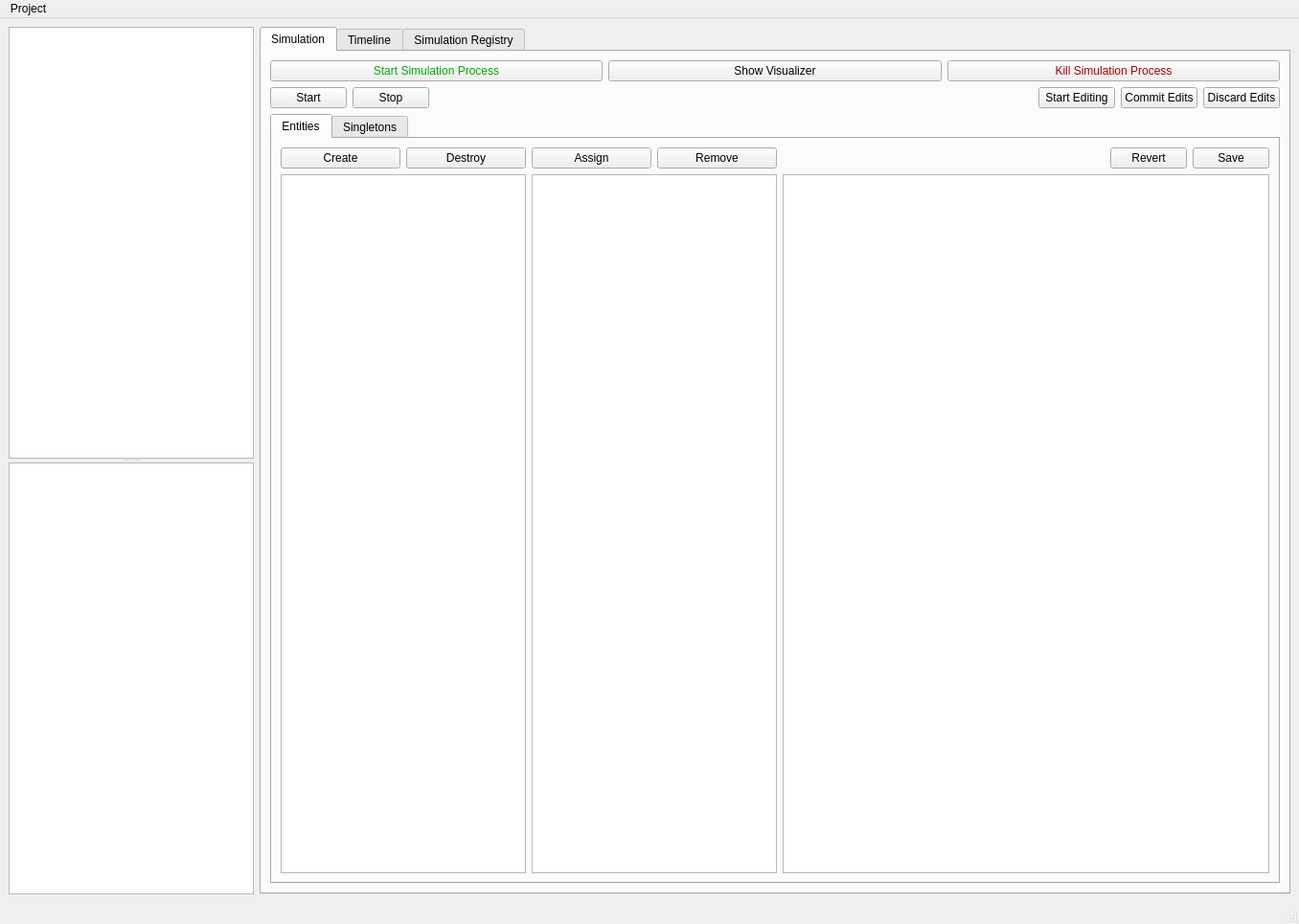
<?xml version="1.0" encoding="UTF-8"?>
<ui version="4.0">
 <class>MainWindow</class>
 <widget class="QMainWindow" name="MainWindow">
  <property name="geometry">
   <rect>
    <x>0</x>
    <y>0</y>
    <width>1356</width>
    <height>965</height>
   </rect>
  </property>
  <property name="windowTitle">
   <string>MainWindow</string>
  </property>
  <widget class="QWidget" name="centralwidget">
   <layout class="QHBoxLayout" name="horizontalLayout">
    <item>
     <widget class="QSplitter" name="splitter">
      <property name="orientation">
       <enum>Qt::Vertical</enum>
      </property>
      <widget class="QTreeWidget" name="timelineTree">
       <property name="headerHidden">
        <bool>true</bool>
       </property>
       <column>
        <property name="text">
         <string notr="true">1</string>
        </property>
       </column>
      </widget>
      <widget class="QListWidget" name="timelinePointList"/>
     </widget>
    </item>
    <item>
     <widget class="QTabWidget" name="tabWidget">
      <property name="currentIndex">
       <number>0</number>
      </property>
      <widget class="QWidget" name="simulationTab">
       <attribute name="title">
        <string>Simulation</string>
       </attribute>
       <layout class="QHBoxLayout" name="horizontalLayout_6" stretch="1">
        <item>
         <layout class="QVBoxLayout" name="verticalLayout_4">
          <item>
           <layout class="QHBoxLayout" name="horizontalLayout_2">
            <item>
             <widget class="QPushButton" name="startSimProcessButton">
              <property name="palette">
               <palette>
                <active>
                 <colorrole role="ButtonText">
                  <brush brushstyle="SolidPattern">
                   <color alpha="255">
                    <red>0</red>
                    <green>170</green>
                    <blue>0</blue>
                   </color>
                  </brush>
                 </colorrole>
                </active>
                <inactive>
                 <colorrole role="ButtonText">
                  <brush brushstyle="SolidPattern">
                   <color alpha="255">
                    <red>0</red>
                    <green>170</green>
                    <blue>0</blue>
                   </color>
                  </brush>
                 </colorrole>
                </inactive>
                <disabled>
                 <colorrole role="ButtonText">
                  <brush brushstyle="SolidPattern">
                   <color alpha="255">
                    <red>120</red>
                    <green>120</green>
                    <blue>120</blue>
                   </color>
                  </brush>
                 </colorrole>
                </disabled>
               </palette>
              </property>
              <property name="text">
               <string>Start Simulation Process</string>
              </property>
             </widget>
            </item>
            <item>
             <widget class="QPushButton" name="showVisualizerButton">
              <property name="text">
               <string>Show Visualizer</string>
              </property>
             </widget>
            </item>
            <item>
             <widget class="QPushButton" name="killSimProcessButton">
              <property name="palette">
               <palette>
                <active>
                 <colorrole role="ButtonText">
                  <brush brushstyle="SolidPattern">
                   <color alpha="255">
                    <red>170</red>
                    <green>0</green>
                    <blue>0</blue>
                   </color>
                  </brush>
                 </colorrole>
                </active>
                <inactive>
                 <colorrole role="ButtonText">
                  <brush brushstyle="SolidPattern">
                   <color alpha="255">
                    <red>170</red>
                    <green>0</green>
                    <blue>0</blue>
                   </color>
                  </brush>
                 </colorrole>
                </inactive>
                <disabled>
                 <colorrole role="ButtonText">
                  <brush brushstyle="SolidPattern">
                   <color alpha="255">
                    <red>120</red>
                    <green>120</green>
                    <blue>120</blue>
                   </color>
                  </brush>
                 </colorrole>
                </disabled>
               </palette>
              </property>
              <property name="text">
               <string>Kill Simulation Process</string>
              </property>
             </widget>
            </item>
           </layout>
          </item>
          <item>
           <layout class="QHBoxLayout" name="horizontalLayout_7">
            <item>
             <widget class="QPushButton" name="startSimButton">
              <property name="text">
               <string>Start</string>
              </property>
             </widget>
            </item>
            <item>
             <widget class="QPushButton" name="stopSimButton">
              <property name="text">
               <string>Stop</string>
              </property>
             </widget>
            </item>
            <item>
             <spacer name="horizontalSpacer">
              <property name="orientation">
               <enum>Qt::Horizontal</enum>
              </property>
              <property name="sizeHint" stdset="0">
               <size>
                <width>40</width>
                <height>20</height>
               </size>
              </property>
             </spacer>
            </item>
            <item>
             <widget class="QPushButton" name="startEditSimButton">
              <property name="text">
               <string>Start Editing</string>
              </property>
             </widget>
            </item>
            <item>
             <widget class="QPushButton" name="commitEditsSimButton">
              <property name="text">
               <string>Commit Edits</string>
              </property>
             </widget>
            </item>
            <item>
             <widget class="QPushButton" name="discardEditsSimButton">
              <property name="text">
               <string>Discard Edits</string>
              </property>
             </widget>
            </item>
           </layout>
          </item>
          <item>
           <widget class="QTabWidget" name="tabWidget_2">
            <property name="sizePolicy">
             <sizepolicy hsizetype="Expanding" vsizetype="Expanding">
              <horstretch>10</horstretch>
              <verstretch>0</verstretch>
             </sizepolicy>
            </property>
            <property name="currentIndex">
             <number>0</number>
            </property>
            <widget class="QWidget" name="entitiesTab">
             <attribute name="title">
              <string>Entities</string>
             </attribute>
             <layout class="QHBoxLayout" name="horizontalLayout_8" stretch="0,0,1">
              <item>
               <layout class="QVBoxLayout" name="entityLayout">
                <item>
                 <layout class="QHBoxLayout" name="horizontalLayout_9">
                  <item>
                   <widget class="QPushButton" name="createEntityButton">
                    <property name="text">
                     <string>Create</string>
                    </property>
                   </widget>
                  </item>
                  <item>
                   <widget class="QPushButton" name="destroyEntityButton">
                    <property name="text">
                     <string>Destroy</string>
                    </property>
                   </widget>
                  </item>
                 </layout>
                </item>
                <item>
                 <widget class="QListWidget" name="entityList">
                  <property name="sizePolicy">
                   <sizepolicy hsizetype="Expanding" vsizetype="Expanding">
                    <horstretch>1</horstretch>
                    <verstretch>0</verstretch>
                   </sizepolicy>
                  </property>
                 </widget>
                </item>
               </layout>
              </item>
              <item>
               <layout class="QVBoxLayout" name="entityComponentLayout">
                <item>
                 <layout class="QHBoxLayout" name="horizontalLayout_10">
                  <item>
                   <widget class="QPushButton" name="assignComponentButton">
                    <property name="text">
                     <string>Assign</string>
                    </property>
                   </widget>
                  </item>
                  <item>
                   <widget class="QPushButton" name="removeComponentButton">
                    <property name="text">
                     <string>Remove</string>
                    </property>
                   </widget>
                  </item>
                 </layout>
                </item>
                <item>
                 <widget class="QListWidget" name="entityComponentList">
                  <property name="sizePolicy">
                   <sizepolicy hsizetype="Expanding" vsizetype="Expanding">
                    <horstretch>1</horstretch>
                    <verstretch>0</verstretch>
                   </sizepolicy>
                  </property>
                 </widget>
                </item>
               </layout>
              </item>
              <item>
               <layout class="QVBoxLayout" name="verticalLayout_5">
                <item>
                 <layout class="QHBoxLayout" name="horizontalLayout_11">
                  <item>
                   <spacer name="horizontalSpacer_2">
                    <property name="orientation">
                     <enum>Qt::Horizontal</enum>
                    </property>
                    <property name="sizeHint" stdset="0">
                     <size>
                      <width>40</width>
                      <height>20</height>
                     </size>
                    </property>
                   </spacer>
                  </item>
                  <item>
                   <widget class="QPushButton" name="revertComStateButton">
                    <property name="text">
                     <string>Revert</string>
                    </property>
                   </widget>
                  </item>
                  <item>
                   <widget class="QPushButton" name="saveComStateButton">
                    <property name="text">
                     <string>Save</string>
                    </property>
                   </widget>
                  </item>
                 </layout>
                </item>
                <item>
                 <widget class="QPlainTextEdit" name="comStateTextEdit"/>
                </item>
               </layout>
              </item>
             </layout>
            </widget>
            <widget class="QWidget" name="singletonsTab">
             <attribute name="title">
              <string>Singletons</string>
             </attribute>
             <layout class="QHBoxLayout" name="horizontalLayout_12" stretch="0,1">
              <item>
               <widget class="QListWidget" name="singletonList"/>
              </item>
              <item>
               <layout class="QVBoxLayout" name="verticalLayout_2">
                <item>
                 <layout class="QHBoxLayout" name="horizontalLayout_5">
                  <item>
                   <spacer name="horizontalSpacer_3">
                    <property name="orientation">
                     <enum>Qt::Horizontal</enum>
                    </property>
                    <property name="sizeHint" stdset="0">
                     <size>
                      <width>40</width>
                      <height>20</height>
                     </size>
                    </property>
                   </spacer>
                  </item>
                  <item>
                   <widget class="QPushButton" name="revertSingletonStateButton">
                    <property name="text">
                     <string>Revert</string>
                    </property>
                   </widget>
                  </item>
                  <item>
                   <widget class="QPushButton" name="saveSingletonStateButton">
                    <property name="text">
                     <string>Save</string>
                    </property>
                   </widget>
                  </item>
                 </layout>
                </item>
                <item>
                 <widget class="QPlainTextEdit" name="singletonStateTextEdit"/>
                </item>
               </layout>
              </item>
             </layout>
            </widget>
           </widget>
          </item>
         </layout>
        </item>
       </layout>
      </widget>
      <widget class="QWidget" name="timelineTab">
       <attribute name="title">
        <string>Timeline</string>
       </attribute>
       <layout class="QVBoxLayout" name="verticalLayout">
        <item>
         <layout class="QHBoxLayout" name="horizontalLayout_4">
          <item>
           <widget class="QPushButton" name="createTimelineAtSelectionButton">
            <property name="text">
             <string>Create Timeline at Selection</string>
            </property>
           </widget>
          </item>
          <item>
           <widget class="QPushButton" name="createSiblingTimelineButton">
            <property name="text">
             <string>Create Sibling Timeline</string>
            </property>
           </widget>
          </item>
          <item>
           <widget class="QPushButton" name="deleteSelectedTimelineButton">
            <property name="palette">
             <palette>
              <active>
               <colorrole role="ButtonText">
                <brush brushstyle="SolidPattern">
                 <color alpha="255">
                  <red>170</red>
                  <green>0</green>
                  <blue>0</blue>
                 </color>
                </brush>
               </colorrole>
              </active>
              <inactive>
               <colorrole role="ButtonText">
                <brush brushstyle="SolidPattern">
                 <color alpha="255">
                  <red>170</red>
                  <green>0</green>
                  <blue>0</blue>
                 </color>
                </brush>
               </colorrole>
              </inactive>
              <disabled>
               <colorrole role="ButtonText">
                <brush brushstyle="SolidPattern">
                 <color alpha="255">
                  <red>120</red>
                  <green>120</green>
                  <blue>120</blue>
                 </color>
                </brush>
               </colorrole>
              </disabled>
             </palette>
            </property>
            <property name="text">
             <string>Delete Selected Timeline</string>
            </property>
           </widget>
          </item>
         </layout>
        </item>
        <item>
         <layout class="QHBoxLayout" name="horizontalLayout_16" stretch="0,1">
          <item>
           <widget class="QLabel" name="label_7">
            <property name="text">
             <string>Current simulation:</string>
            </property>
           </widget>
          </item>
          <item>
           <widget class="QLabel" name="currentTimelineSimLabel">
            <property name="font">
             <font>
              <weight>75</weight>
              <bold>true</bold>
             </font>
            </property>
            <property name="text">
             <string>&lt;current sim&gt;</string>
            </property>
           </widget>
          </item>
         </layout>
        </item>
        <item>
         <layout class="QHBoxLayout" name="horizontalLayout_15" stretch="0,1,0">
          <item>
           <widget class="QLabel" name="label_5">
            <property name="text">
             <string>Convert to simulation:</string>
            </property>
           </widget>
          </item>
          <item>
           <widget class="QComboBox" name="convertToSimComboBox"/>
          </item>
          <item>
           <widget class="QPushButton" name="convertToSimButton">
            <property name="text">
             <string>Convert</string>
            </property>
           </widget>
          </item>
         </layout>
        </item>
        <item>
         <layout class="QHBoxLayout" name="horizontalLayout_17">
          <item>
           <widget class="QLabel" name="label_6">
            <property name="text">
             <string>Tags:</string>
            </property>
           </widget>
          </item>
          <item>
           <widget class="QLineEdit" name="timelineTagsLineEdit"/>
          </item>
          <item>
           <widget class="QPushButton" name="revertTimelineTagsButton">
            <property name="text">
             <string>Revert</string>
            </property>
           </widget>
          </item>
          <item>
           <widget class="QPushButton" name="saveTimelineTagsButton">
            <property name="text">
             <string>Save</string>
            </property>
           </widget>
          </item>
         </layout>
        </item>
        <item>
         <widget class="QLabel" name="label">
          <property name="sizePolicy">
           <sizepolicy hsizetype="Expanding" vsizetype="Preferred">
            <horstretch>0</horstretch>
            <verstretch>0</verstretch>
           </sizepolicy>
          </property>
          <property name="text">
           <string>Point State JSON</string>
          </property>
         </widget>
        </item>
        <item>
         <widget class="QPlainTextEdit" name="pointStateJsonTextEdit">
          <property name="readOnly">
           <bool>true</bool>
          </property>
         </widget>
        </item>
       </layout>
      </widget>
      <widget class="QWidget" name="simRegistryTab">
       <attribute name="title">
        <string>Simulation Registry</string>
       </attribute>
       <layout class="QVBoxLayout" name="verticalLayout_3">
        <item>
         <layout class="QHBoxLayout" name="simSourceLayout" stretch="0,1">
          <item>
           <layout class="QVBoxLayout" name="verticalLayout_6">
            <item>
             <widget class="QPushButton" name="addSimSourceButton">
              <property name="text">
               <string>Add Source</string>
              </property>
             </widget>
            </item>
            <item>
             <widget class="QListWidget" name="simSourceList"/>
            </item>
           </layout>
          </item>
          <item>
           <layout class="QVBoxLayout" name="verticalLayout_7">
            <item>
             <layout class="QHBoxLayout" name="horizontalLayout_3">
              <item>
               <widget class="QPushButton" name="registerSimFromSourceButton">
                <property name="text">
                 <string>Register Simulation from Source</string>
                </property>
               </widget>
              </item>
              <item>
               <spacer name="horizontalSpacer_4">
                <property name="orientation">
                 <enum>Qt::Horizontal</enum>
                </property>
                <property name="sizeHint" stdset="0">
                 <size>
                  <width>40</width>
                  <height>20</height>
                 </size>
                </property>
               </spacer>
              </item>
              <item>
               <widget class="QPushButton" name="removeSimSourceButton">
                <property name="palette">
                 <palette>
                  <active>
                   <colorrole role="ButtonText">
                    <brush brushstyle="SolidPattern">
                     <color alpha="255">
                      <red>170</red>
                      <green>0</green>
                      <blue>0</blue>
                     </color>
                    </brush>
                   </colorrole>
                  </active>
                  <inactive>
                   <colorrole role="ButtonText">
                    <brush brushstyle="SolidPattern">
                     <color alpha="255">
                      <red>170</red>
                      <green>0</green>
                      <blue>0</blue>
                     </color>
                    </brush>
                   </colorrole>
                  </inactive>
                  <disabled>
                   <colorrole role="ButtonText">
                    <brush brushstyle="SolidPattern">
                     <color alpha="255">
                      <red>120</red>
                      <green>120</green>
                      <blue>120</blue>
                     </color>
                    </brush>
                   </colorrole>
                  </disabled>
                 </palette>
                </property>
                <property name="text">
                 <string>Remove Source</string>
                </property>
               </widget>
              </item>
             </layout>
            </item>
            <item>
             <layout class="QHBoxLayout" name="horizontalLayout_13" stretch="0,1">
              <item>
               <widget class="QLabel" name="label_2">
                <property name="font">
                 <font>
                  <weight>75</weight>
                  <bold>true</bold>
                 </font>
                </property>
                <property name="text">
                 <string>Source File Path:</string>
                </property>
               </widget>
              </item>
              <item>
               <widget class="QLabel" name="simSourceFilePathLabel">
                <property name="text">
                 <string notr="true"/>
                </property>
                <property name="textInteractionFlags">
                 <set>Qt::TextSelectableByKeyboard|Qt::TextSelectableByMouse</set>
                </property>
               </widget>
              </item>
             </layout>
            </item>
            <item>
             <widget class="QPlainTextEdit" name="sourceFileContentsTextEdit">
              <property name="readOnly">
               <bool>true</bool>
              </property>
             </widget>
            </item>
           </layout>
          </item>
         </layout>
        </item>
        <item>
         <layout class="QHBoxLayout" name="registeredSimsLayout" stretch="0,1">
          <item>
           <widget class="QListWidget" name="registeredSimList"/>
          </item>
          <item>
           <layout class="QVBoxLayout" name="verticalLayout_9">
            <item>
             <layout class="QHBoxLayout" name="horizontalLayout_14">
              <item>
               <widget class="QPushButton" name="saveRegisteredSimDescButton">
                <property name="text">
                 <string>Save</string>
                </property>
               </widget>
              </item>
              <item>
               <widget class="QPushButton" name="discardRegisteredSimDescButton">
                <property name="text">
                 <string>Discard</string>
                </property>
               </widget>
              </item>
              <item>
               <spacer name="horizontalSpacer_5">
                <property name="orientation">
                 <enum>Qt::Horizontal</enum>
                </property>
                <property name="sizeHint" stdset="0">
                 <size>
                  <width>40</width>
                  <height>20</height>
                 </size>
                </property>
               </spacer>
              </item>
              <item>
               <widget class="QPushButton" name="unregisterSimButton">
                <property name="palette">
                 <palette>
                  <active>
                   <colorrole role="ButtonText">
                    <brush brushstyle="SolidPattern">
                     <color alpha="255">
                      <red>170</red>
                      <green>0</green>
                      <blue>0</blue>
                     </color>
                    </brush>
                   </colorrole>
                  </active>
                  <inactive>
                   <colorrole role="ButtonText">
                    <brush brushstyle="SolidPattern">
                     <color alpha="255">
                      <red>170</red>
                      <green>0</green>
                      <blue>0</blue>
                     </color>
                    </brush>
                   </colorrole>
                  </inactive>
                  <disabled>
                   <colorrole role="ButtonText">
                    <brush brushstyle="SolidPattern">
                     <color alpha="255">
                      <red>120</red>
                      <green>120</green>
                      <blue>120</blue>
                     </color>
                    </brush>
                   </colorrole>
                  </disabled>
                 </palette>
                </property>
                <property name="text">
                 <string>Unregister</string>
                </property>
               </widget>
              </item>
             </layout>
            </item>
            <item>
             <widget class="QLabel" name="label_3">
              <property name="text">
               <string>Description:</string>
              </property>
             </widget>
            </item>
            <item>
             <widget class="QPlainTextEdit" name="registeredSimDescriptionTextEdit"/>
            </item>
            <item>
             <widget class="QLabel" name="label_4">
              <property name="text">
               <string>Metadata:</string>
              </property>
             </widget>
            </item>
            <item>
             <widget class="QPlainTextEdit" name="registeredSimMetadataTextEdit">
              <property name="readOnly">
               <bool>true</bool>
              </property>
              <property name="plainText">
               <string/>
              </property>
              <property name="backgroundVisible">
               <bool>false</bool>
              </property>
             </widget>
            </item>
           </layout>
          </item>
         </layout>
        </item>
       </layout>
      </widget>
     </widget>
    </item>
   </layout>
  </widget>
  <widget class="QMenuBar" name="menubar">
   <property name="geometry">
    <rect>
     <x>0</x>
     <y>0</y>
     <width>1356</width>
     <height>21</height>
    </rect>
   </property>
   <widget class="QMenu" name="menuProject">
    <property name="title">
     <string>Project</string>
    </property>
    <addaction name="actionOpen_Project"/>
   </widget>
   <addaction name="menuProject"/>
  </widget>
  <widget class="QStatusBar" name="statusbar"/>
  <action name="actionOpen_Project">
   <property name="text">
    <string>Open Project</string>
   </property>
  </action>
 </widget>
 <resources/>
 <connections/>
</ui>
